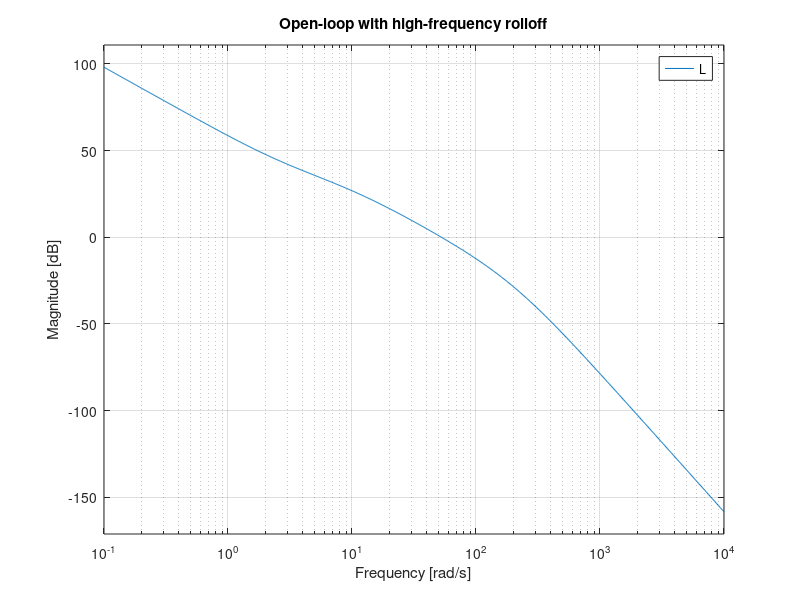
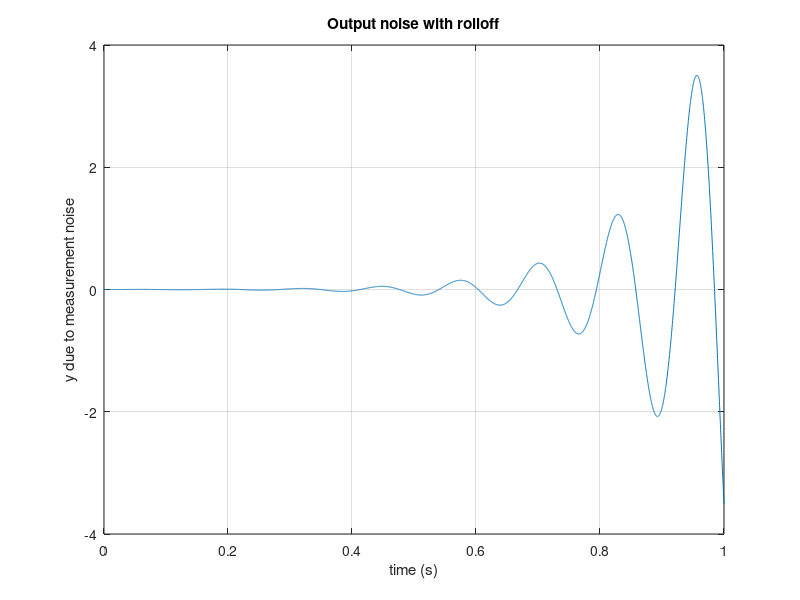

These figures' MATLAB source, in order:
J = 0.01;
B = 0.1;

s = tf('s');
G = 1 / (J*s^2 + B*s);       % robot joint model

Kp = 30; Ki = 80;
C_low = Kp + Ki/s;           % PI

wh = 200;                    % rolloff corner
F2 = 1 / (1 + s/wh)^2;       % 2nd-order rolloff
C = C_low * F2;

L = C*G;

figure; bodemag(L)
grid on
title('Open-loop with high-frequency rolloff')

Tny = -L / (1 + L);          % noise -> output

% Simulate measurement noise
t = linspace(0,1,5000);
dt = t(2)-t(1);
sigma_n = 0.01;
n = sigma_n*randn(size(t));

y = lsim(Tny, n, t);

figure;
plot(t, y);
xlabel('time (s)');
ylabel('y due to measurement noise');
grid on
title('Output noise with rolloff')

% In Simulink:
%   - Use a Plant block with transfer function G
%   - Implement C using a PID Controller block with derivative filter
%   - Add extra low-pass filters to controller output or measurement line
%   - Use 'Bode Plot' or 'Linear Analysis Tool' to inspect loop shape
